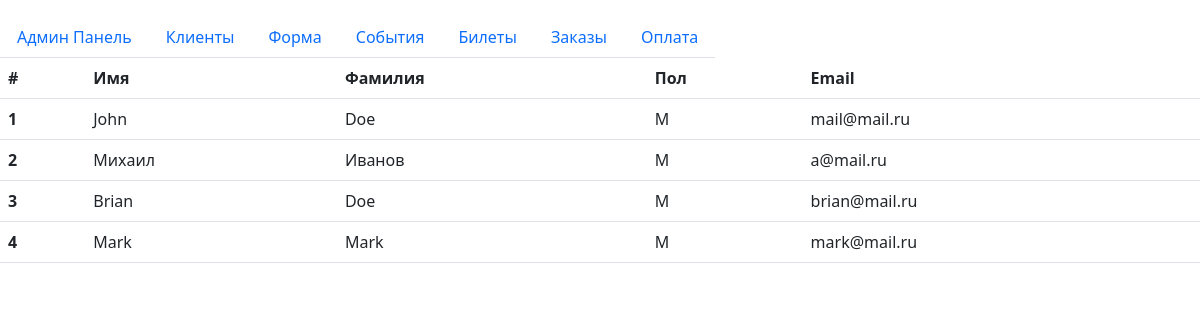
Before: / with the older database file.
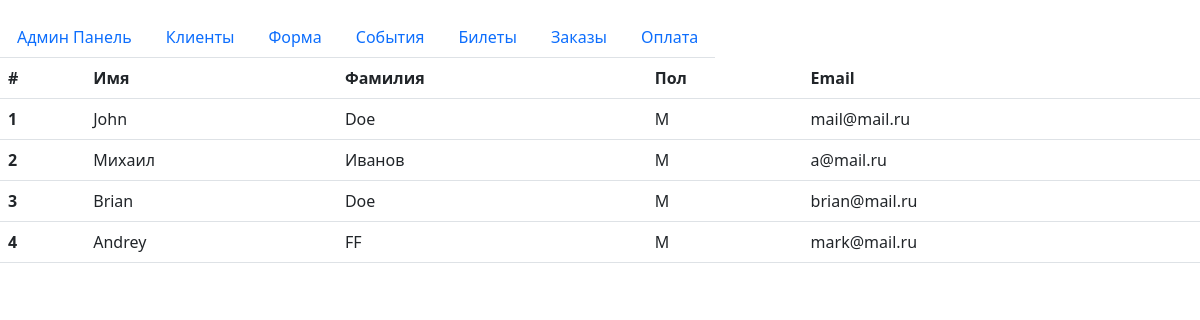
After: the same page with the newer database file.
### customer/models.py (models this page shows, shortened)
class Customer(models.Model):
    first_name = models.CharField('Имя', max_length=50, default='')
    last_name = models.CharField('Фамилия', max_length=50, default='')
    email = models.EmailField('Электронная почта', default='', unique=True)
    gender_choices = (
        ('M', 'Мужской'),
        ('F', 'Женский'),
    )
    gender = models.CharField('Пол', max_length=1, choices=gender_choices, default='M')
    history = HistoricalRecords()
    class Meta:
        verbose_name = "Клиент"
        verbose_name_plural = "Клиенты"

### customer/views.py (the view)
# urls.py: path('', views.customers, name='customers'),
def customers(request):
    customer_list = Customer.objects.all()
    return render(request, 'customers/customers.html', {"customers": customer_list})

### templates/customers/customers.html
{% extends '_base.html' %}
{% block content %}
    <table class="table">
        <thead>
        <tr>
            <th scope="col">#</th>
            <th scope="col">Имя</th>
            <th scope="col">Фамилия</th>
            <th scope="col">Пол</th>
            <th scope="col">Email</th>
        </tr>
        </thead>
        <tbody>
        {% for customer in customers %}
            <tr class="tr">
                <th scope="row">{{ customer.id }}</th>
                <td>{{ customer.first_name }}</td>
                <td>{{ customer.last_name }}</td>
                <td>{{ customer.gender }}</td>
                <td>{{ customer.email }}</td>
            </tr>
        {% endfor %}
        </tbody>
    </table>
{% endblock content %}

### templates/_base.html (shortened to what this page needs)
{% load static %}
<!DOCTYPE html>
<html lang="ru">
<head>
    <link href="https://cdn.jsdelivr.net/npm/bootstrap@5.3.0/dist/css/bootstrap.min.css" rel="stylesheet"
>
    <link href="{% static 'styles.css' %}" rel="stylesheet">
</head>
<body>
<header>
    <nav>
        <menu class="nav">
            <li class="nav-tabs"><a class="nav-link" href="/admin/">Админ Панель</a></li>
            <li class="nav-tabs"><a class="nav-link" href="/">Клиенты</a></li>
            <li class="nav-tabs"><a class="nav-link" href="/add">Форма</a></li>
            <li class="nav-tabs"><a class="nav-link" href="/events/">События</a></li>
            <li class="nav-tabs"><a class="nav-link" href="/events/tickets/">Билеты</a></li>
            <li class="nav-tabs"><a class="nav-link" href="/orders/">Заказы</a></li>
            <li class="nav-tabs"><a class="nav-link" href="/orders/payments">Оплата</a></li>
        </menu>
    </nav>
</header>
<main>
    {% block content %}
    {% endblock content %}
</main>
</body>
</html>

### static/styles.css (style rules this page uses)
body { background-color: white; }

Changed rows visible on the page:
changed Customer "mark@mail.ru": first_name "Mark" → "Andrey"; last_name "Mark" → "FF"
